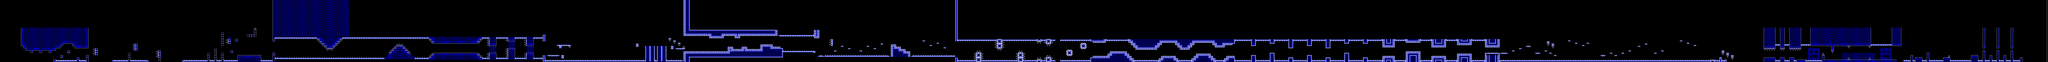

Rendered tile map (Tiled .tmx) drawn with the repository's tilesets; below, a short description and the map source with its tile grids summarised:
An orthogonal 879x27 tile map with 16x16 px tiles, 2 tile layers (l2, l1), 2 tilesets and 1369 objects.

<map version="1.10" tiledversion="1.11.0" orientation="orthogonal" renderorder="right-down" width="879" height="27" tilewidth="16" tileheight="16" infinite="0" nextlayerid="8" nextobjectid="2108">
 <editorsettings>
  <export target="electromanadventures.json" format="json" />
 </editorsettings>
 <properties>
  <property name="BG" type="color" value="#ff002f8c" />
  <property name="Difficulty" value="INSANE" />
  <property name="GROUND" type="color" value="#ff000e2e" />
  <property name="Gamemode" type="int" value="0" />
  <property name="Level name" value="ELECTROMAN ADVENTURES" />
  <property name="Song" value="ELECTRO" />
  <property name="Speed" type="int" value="1" />
  <property name="Stars" type="int" value="10" />
 </properties>
 <tileset firstgid="1" source="famidash.tsx" />
 <tileset firstgid="16385" source="sprites.tsx" />
 <layer id="4" name="l2" width="879" height="27">
  <data>[23733 cells, 23733 non-empty, 51 distinct tile ids]</data>
 </layer>
 <layer id="1" name="l1" width="879" height="27">
  <data>[23733 cells, 23733 non-empty, 101 distinct tile ids]</data>
 </layer>
 <objectgroup id="7" name="SP">
  <!-- 1369 objects omitted --></objectgroup>
</map>
<!-- 1369 of 1369 objects omitted -->
